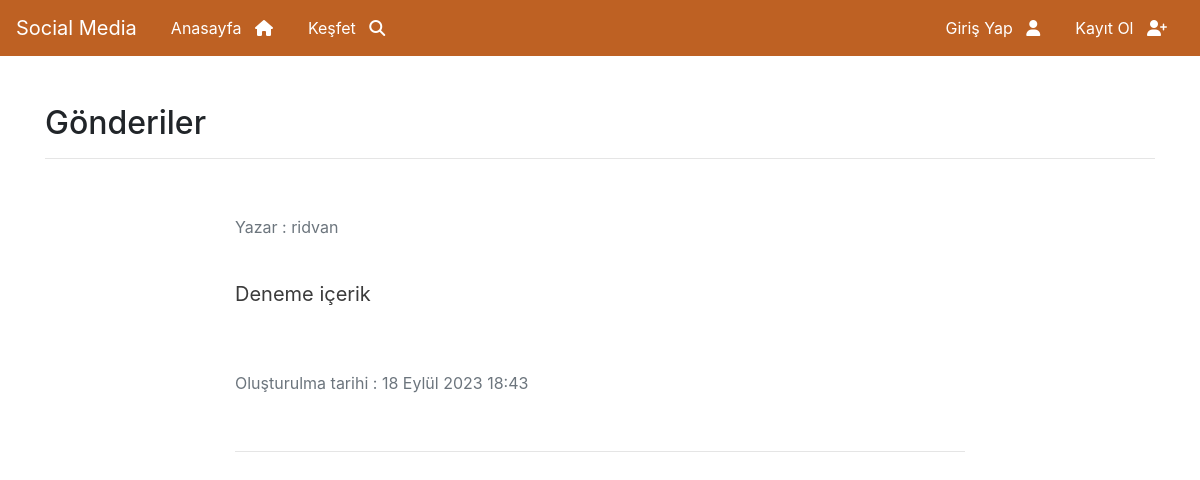
/posts/, run on the app's committed database.
### post/models.py (models this page shows, shortened)
class Post(models.Model):
    author = models.ForeignKey("auth.User", on_delete=models.CASCADE, verbose_name="Yazar")
    content = models.CharField(max_length=10000, verbose_name="İçerik")
    created_date = models.DateTimeField(auto_now_add=True, verbose_name="Oluşturulma tarihi")

### post/views.py (the view)
# urls.py: path('', views.posts, name="posts")
def posts(request):
    posts = Post.objects.all()
    return render(request, "posts/posts.html", {"posts":posts})

### templates/posts/posts.html (shortened to what this page needs)
{% extends 'layout.html' %}
{% block body %}
    <h2>Gönderiler</h2>
    <hr>
    <br>
    {% if posts %}
        <div class="post-list">
        {% for post in posts %}
            <div class="row">
                    <div class="col-lg-8 text-align">
                        <p><div class="text-muted fst-italic mb-2">Yazar : {{post.author.username}} </div></p>
                        <br>
                        <a class="post-detail" href=""><p class="post-content" href="">{{post.content}} </p></a>
                        <br>
                        <p><div class="text-muted fst-italic mb-2">Oluşturulma tarihi : {{post.created_date}} </div></p>
                        <br>
                        <hr>
                        <br>
                    </div>
            </div>
        {% endfor %}
    </div>
    {% endif %}
{% endblock body %}

### static/css/style.css (style rules this page uses)
* { box-sizing: border-box; margin: 0; padding: 0; }
.row { align-items: center !important; justify-content: center; text-align: center; }
.post-list .text-align { text-align: left !important; }
.post-detail { font-size: 20px !important; color: #3b3b3b; text-decoration: none !important; margin-bottom: 80px !important; }

### data on the page
Post: author.username "ridvan", content "Deneme içerik", created_date "18 Eylül 2023 18:43"
